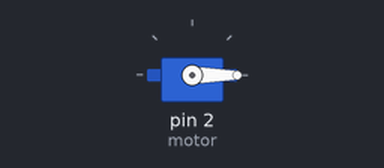
A sketch run on a simulated Arduino Uno, built with avr-gcc and run on an emulated ATmega328P. On the bench: servo.

Above: at 0.55 s.
At 0.85 s:
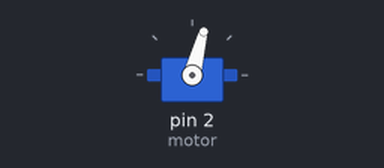
At 1.4 s:
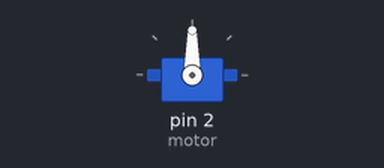
At 2.25 s:
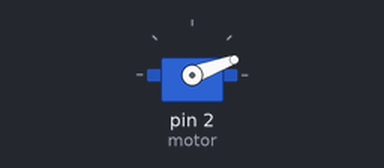
Timing chart, 0 to 7.0 s (numbered marks = the images above):
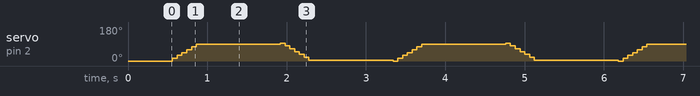

Measured:
- by itself, servo on pin 2 (motor): repeats every 2.8 s: 30° 0.06 s, 45° 0.06 s, 60° 0.06 s, 75° 0.06 s, 90° 1.1 s, 95° 0.06 s, 80° 0.06 s, 65° 0.06 s, 50° 0.06 s, 35° 0.06 s, 20° 0.06 s, 5° 1.1 s, 0° 0.06 s, 15° 0.06 s

The sketch:

Servo_Motor_ESP8266.ino
```cpp
#include <Servo.h>
Servo motor;
void setup() {
  // put your setup code here, to run once:
  motor.attach(2);
  motor.write(0);
  delay(500);
}

void loop() {

	int slowness = 60;
	int angle = 95;
  // put your main code here, to run repeatedly:
  for(int i = 0; i < angle; i += 15){
		motor.write(i);
		delay(slowness);
	}

	delay(1000);

	for(int i = angle; i > 0; i -= 15){
		motor.write(i);
		delay(slowness);
	}

  delay(1000);

}
```
